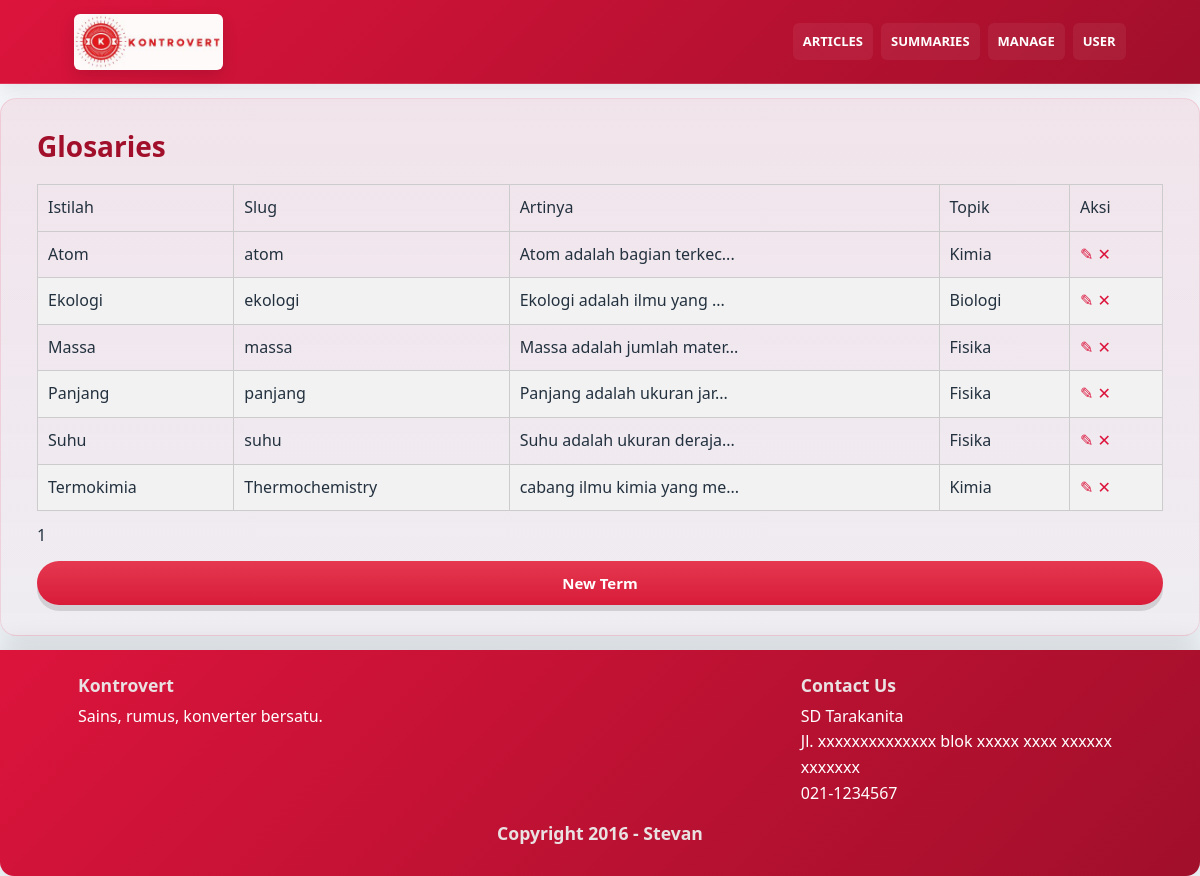
Screenshot of /CMS/glossariesCMS.php (signed in) with the database file from the repository.
### tables this page shows
CREATE TABLE `glossary` (
  `id` int(10) UNSIGNED NOT NULL,
  `term` varchar(100) NOT NULL,
  `slug` varchar(120) NOT NULL,
  `definition` text NOT NULL,
  `topic` int(1) NOT NULL,
  `related_page` varchar(150) DEFAULT NULL,
  `source` varchar(255) DEFAULT NULL,
  `created_at` timestamp NOT NULL DEFAULT current_timestamp(),
  `updated_at` timestamp NOT NULL DEFAULT current_timestamp() ON UPDATE current_timestamp()
);

CREATE TABLE `topics` (
  `id` int(11) NOT NULL,
  `namaTopik` varchar(25) NOT NULL,
  `fg_in_news` tinyint(1) NOT NULL,
  `fg_in_materi` tinyint(1) NOT NULL,
  `fg_in_formulas` tinyint(1) NOT NULL
);

### CMS/glossariesCMS.php (the view, shortened to what this page needs)
<?php
	require_once __DIR__ . '/../db.inc.php';
?>
<!DOCTYPE html>
<html>
    <head>
        <global-header></global-header>
        <link rel="stylesheet" href="buttons.css">
	</head>
    <body>
        <div class="hero" role="banner">
            <div class="hero-inner">
                <h2>Glosaries</h2>
                <div class="hero-cta">
                    <table id="contentMat" border="1">
                        <tr>
                            <td>Istilah</td>
                            <td>Slug</td>
                            <td>Artinya</td>
                            <td>Topik</td>
                            <td>Aksi</td>
                        </tr>
                        <tr>
                            <?php
                                $jml_list = 10;
                                $halamanGl = isset($_GET['pageG']) ? max(1, (int) $_GET['pageG']) : 1;
                                $offsetGl = ($halamanGl - 1) * $jml_list;
                                $sqlstr = "SELECT g.id, g.term, g.slug, g.definition, t.namaTopik
                                            FROM glossary g
                                                INNER JOIN topics t ON g.topic = t.id
                                            ORDER BY g.term
                                            LIMIT $offsetGl,$jml_list";
                                $hasilGlo = mysqli_query($db, $sqlstr);
                                $rowGlo = mysqli_fetch_row($hasilGlo);
                                if($rowGlo){
                                    do{
                                        list($id, $term, $slug, $definition, $namaTopik) = $rowGlo;
                                        $definition_short = strlen($definition) > 25 ? substr($definition, 0, 25) . '...' : $definition;
                                        echo "<tr>";
                                            echo "<td title='$term'>$term</td>";
                                            echo "<td>$slug</td>";
                                            echo "<td>$definition_short</td>";
                                            echo "<td>$namaTopik</td>";
                                            echo"<td class='admin-actions'><a href=\"addEditGlossary.php?linkID=$id\">✎</a>
                                                <a href=\"delete.php?table=glossary&from=glossariesCMS&linkID=$id\" onclick=\"return confirm('Are you sure you want to delete this data?');\">✕</a></td>";
                                        echo "</tr>";
                                    }while($rowGlo = mysqli_fetch_row($hasilGlo));
                                }
                            ?>
                        </tr>
                    </table>
                    <div name="pagination" id="pagination">
                        <?php echo $halamanGl; ?>
                    </div>
                    <a class="btn-primary" href="addEditGlossary.php">New Term</a>
                </div>
            </div>
        </div>
        <footer id="footer" class="site-footer">
			<global-footer></global-footer>
		</footer>
    </body>
</html>

### CMS/buttons.css (style rules this page uses)
:root { --teacher-1: #e53950; --teacher-2: #d81b39; --student-1: #1976d2; --student-2: #1565c0; }
.btn-teacher, .btn-primary { display:inline-block; background: linear-gradient(180deg, var(--teacher-1), var(--teacher-2)); color: #fff; border: none; padding: 10px 20px; border-radius: 28px; font-weight: 700; font-size: 15px; cursor: pointer; box-shadow: 0 6px 0 rgba(0,0,0,0.12); text-align: center; transition: transform 0.08s ease, box-shadow 0.08s ease, filter 0.12s ease; }
a.btn-primary, a.btn-teacher, a.btn-student { text-decoration:none; display:inline-block; }

### penampilan.css (style rules this page uses)
:root { --crimson: #DC143C; --crimson-dark: #a10f2a; --muted: #f5f7fb; --surface: #ffffff; --surface-soft: #fcfdff; --text: #23313f; --text-muted: #5f6c7a; --accent: #993303; --border: #dce5ee; --shadow: rgba(35, 49, 63, 0.08); }
* { box-sizing:border-box }
html,body { height:100%; margin:0; font-family: "Segoe UI", Roboto, "Helvetica Neue", Arial, sans-serif; color:var(--text); background: linear-gradient(180deg, var(--muted) 0%, #eef3f7 100%); line-height: 1.6; }
.hero { max-width:1200px;margin:14px auto;padding:18px;border-radius:16px;background:linear-gradient(180deg,rgba(220,20,60,0.08),rgba(220,20,60,0.03));border:1px solid rgba(220,20,60,0.12);box-shadow:0 10px 24px var(--shadow); }
.hero-inner { padding:12px 18px; }
.hero h2 { margin:0;font-size:28px;color:var(--crimson-dark) }
.hero-cta { display:flex; flex-direction:column; gap:16px; width:100%; }
.hero-cta { display:flex;gap:12px }
#footer { background:linear-gradient(135deg,var(--crimson),var(--crimson-dark)); color:#fff; padding:24px 28px; width:100%; clear:both; border-radius:0 0 14px 14px; box-shadow: 0 -3px 30px rgba(0,0,0,0.12); display:flex; flex-direction:column; }
#contentMat { width:100%; border-collapse:collapse; margin-top:20px; }
#contentMat th, #contentMat td { border:1px solid #ccc; padding:10px; text-align:left; }
#contentMat tr:nth-child(even) { background-color:#f2f2f2; }
a { color:var(--crimson); text-decoration:none; }
table { border-collapse:collapse; }
h1,h2,h3,h4,h5,h6 { color:#661422; line-height:1.25; }

### rows the page displays
glossary: term "Atom", slug "atom", definition "Atom adalah bagian terkec...", topic.namaTopik "Kimia"
glossary: term "Ekologi", slug "ekologi", definition "Ekologi adalah ilmu yang ...", topic.namaTopik "Biologi"
glossary: term "Massa", slug "massa", definition "Massa adalah jumlah mater...", topic.namaTopik "Fisika"
glossary: term "Panjang", slug "panjang", definition "Panjang adalah ukuran jar...", topic.namaTopik "Fisika"
glossary: term "Suhu", slug "suhu", definition "Suhu adalah ukuran deraja...", topic.namaTopik "Fisika"
glossary: term "Termokimia", slug "Thermochemistry", definition "cabang ilmu kimia yang me...", topic.namaTopik "Kimia"

### other values shown
$halamanGl "1"
